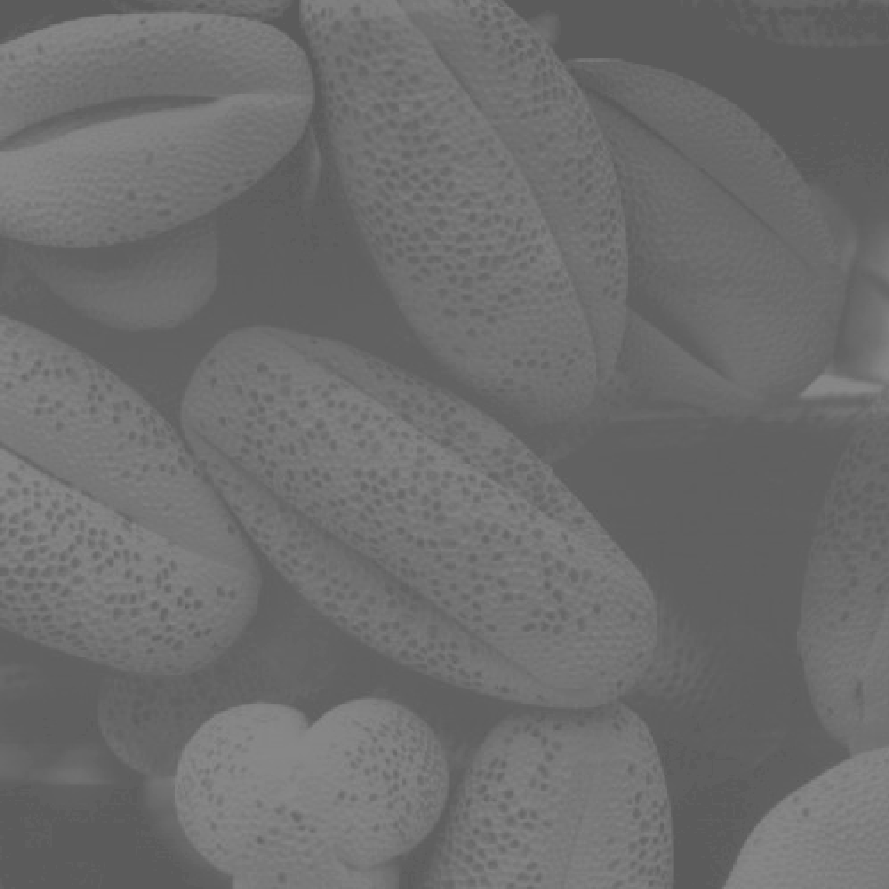
#> input picture 数字图像处理/4.分段变换/实验1.伽马变换处理花粉图像/washed_out_pollen_image.tif, 889 x 889 px
$ python gamma_trans.py
#> lines starting #> are read from the running program, lines starting #| are printed output that depends on the picture
'''
【功能】利用γ变换处理花粉图像，期望增强对比度
【B站/YouTube】轩辕十四很nice
【开源协议】The MIT License (MIT)
'''

from PIL import Image
import numpy as np
import matplotlib.pyplot as plt
from matplotlib.widgets import Slider, Button, RadioButtons

def set_chinese():   # 中文显示工具函数
	import matplotlib
	print("[INFO] matplotlib版本为：%s" % matplotlib.__version__)
	matplotlib.rcParams['font.sans-serif'] = ['FangSong']
	matplotlib.rcParams['axes.unicode_minus'] = False

def gamma_trans(input, gamma=2, eps=0 ):
    return 255. * (((input + eps)/255.) ** gamma)


def update_gamma(val):

    # 获取滑块数值，作为γ
    gamma_ = slider1.val

    # 对原图执行γ变换
    output = gamma_trans(gray_img, gamma_, 0.2)

    # 显示γ变换结果图像
    ax3.clear()
    ax3.set_title("伽马变换结果，gamma = " + str(round(gamma_,2)))
    ax3.imshow(output, cmap='gray',vmin=0,vmax=255)
    # 显示γ变换结果图像的灰度分布直方图
    ax4.clear()
    ax4.set_xlim(0, 255)  # 设置x轴分布范围
    ax4.set_ylim(0, 0.15)  # 设置y轴分布范围
    ax4.grid(True, linestyle=':', linewidth=1)
    ax4.set_title('伽马变换后，灰度分布直方图', fontsize=12)
    ax4.hist(output.flatten(),bins=50,density=True,color='r',edgecolor='k')


if __name__ == '__main__':

    set_chinese()

    # 读入原图
    gray_img = np.asarray(Image.open('./washed_out_pollen_image.tif').convert('L'))
#> gray_img is the input picture: shape (889, 889); min 91, max 138, mean 109.1
    print(np.min(gray_img),np.max(gray_img))
#| 91 138
    # 创建一个显示主体，并分成四个显示区域
    fig = plt.figure()
    ax1 = fig.add_subplot(221)
    ax2 = fig.add_subplot(222)
    ax3 = fig.add_subplot(223)
    ax4 = fig.add_subplot(224)

    # 显示原图
    ax1.set_title("原始图片")
    ax1.imshow(gray_img, cmap='gray', vmin=0, vmax=255)

    # 显示原图的灰度分布直方图
    ax2.grid(True, linestyle=':', linewidth=1)
    ax2.set_title('原图灰度分布直方图', fontsize=12)
    ax2.set_xlim(0, 255)  # 设置x轴分布范围
    ax2.set_ylim(0, 0.15)  # 设置y轴分布范围
    ax2.hist(gray_img.flatten(), bins=50,density=True,color='r',edgecolor='k')

    # 在显示主体下方创建滑动条，用于交互控制γ值
    plt.subplots_adjust(bottom=0.3)
    s1 = plt.axes([0.25, 0.1, 0.55, 0.03], facecolor='lightgoldenrodyellow')
    slider1 = Slider(s1, '参数gamma', 0.0, 4.0,
                      valfmt='%.f', valinit=1.0, valstep=0.1)
    slider1.on_changed(update_gamma)
    slider1.reset()
    slider1.set_val(1.0)


    plt.show()
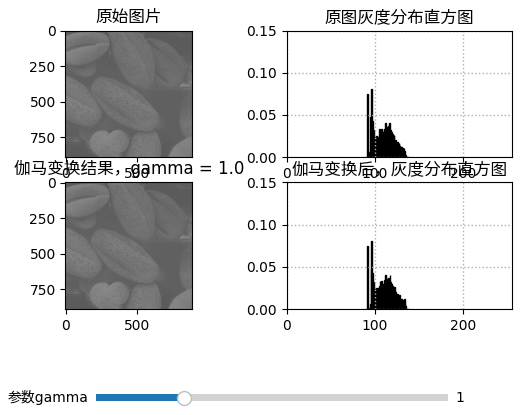
#> figure drawn by matplotlib, 5 panels; panel 2: tallest bar 0.0811 high, from x = 95.7 to 96.64; panel 4: tallest bar 0.0811 high, from x = 95.9 to 96.84
